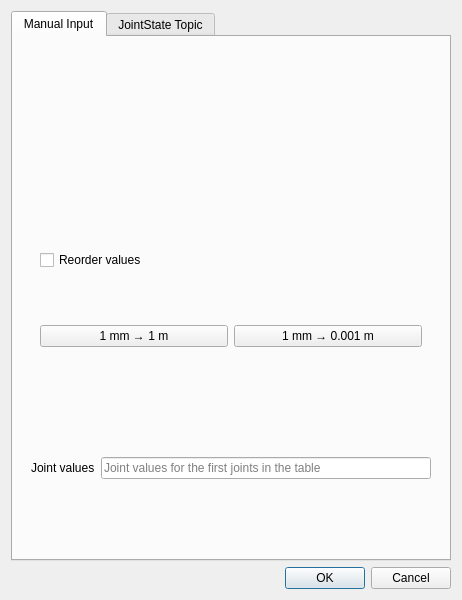
<?xml version="1.0" encoding="UTF-8"?>
<ui version="4.0">
 <class>SetJointValuesDialog</class>
 <widget class="QDialog" name="SetJointValuesDialog">
  <property name="geometry">
   <rect>
    <x>0</x>
    <y>0</y>
    <width>462</width>
    <height>600</height>
   </rect>
  </property>
  <property name="windowTitle">
   <string>FreeCAD - RobotCAD - Set Joint Values</string>
  </property>
  <layout class="QVBoxLayout" name="verticalLayout">
   <item>
    <widget class="QTabWidget" name="tab_input_type">
     <property name="currentIndex">
      <number>0</number>
     </property>
     <widget class="QWidget" name="tab_input_manual">
      <attribute name="title">
       <string>Manual Input</string>
      </attribute>
      <layout class="QVBoxLayout" name="verticalLayout_2">
       <item>
        <widget class="QWidget" name="table_container_widget" native="true">
         <layout class="QVBoxLayout" name="verticalLayout_4"/>
        </widget>
       </item>
       <item>
        <widget class="QWidget" name="widget_3" native="true">
         <layout class="QVBoxLayout" name="verticalLayout_5">
          <item>
           <widget class="QWidget" name="widget_5" native="true">
            <layout class="QHBoxLayout" name="horizontalLayout_4">
             <item>
              <widget class="QCheckBox" name="check_box_reorder_values">
               <property name="toolTip">
                <string>Activate to reorder values on drag-and-drop</string>
               </property>
               <property name="text">
                <string>Reorder values</string>
               </property>
              </widget>
             </item>
            </layout>
           </widget>
          </item>
          <item>
           <widget class="QWidget" name="widget_4" native="true">
            <layout class="QHBoxLayout" name="horizontalLayout_3">
             <item>
              <widget class="QPushButton" name="push_button_unit_x_to_x">
               <property name="toolTip">
                <string>Change units without changing values (to meters and radians)</string>
               </property>
               <property name="text">
                <string>1 mm → 1 m</string>
               </property>
              </widget>
             </item>
             <item>
              <widget class="QPushButton" name="push_button_unit_x_to_y">
               <property name="toolTip">
                <string>Change units and change values (to meters and radians)</string>
               </property>
               <property name="text">
                <string>1 mm → 0.001 m</string>
               </property>
              </widget>
             </item>
            </layout>
           </widget>
          </item>
         </layout>
        </widget>
       </item>
       <item>
        <widget class="QWidget" name="widget" native="true">
         <layout class="QHBoxLayout" name="horizontalLayout">
          <item>
           <widget class="QLabel" name="label">
            <property name="text">
             <string>Joint values</string>
            </property>
           </widget>
          </item>
          <item>
           <widget class="QLineEdit" name="line_edit_joint_values">
            <property name="toolTip">
             <string>Joint values for the first joints in the table according to the displayed units. Joints can be reordered in the table.</string>
            </property>
            <property name="placeholderText">
             <string>Joint values for the first joints in the table</string>
            </property>
           </widget>
          </item>
         </layout>
        </widget>
       </item>
      </layout>
     </widget>
     <widget class="QWidget" name="tab_input_topic">
      <attribute name="title">
       <string>JointState Topic</string>
      </attribute>
      <layout class="QVBoxLayout" name="verticalLayout_3">
       <item>
        <widget class="QWidget" name="widget_2" native="true">
         <layout class="QHBoxLayout" name="horizontalLayout_2">
          <item>
           <widget class="QLabel" name="label_topic">
            <property name="sizePolicy">
             <sizepolicy hsizetype="Minimum" vsizetype="Preferred">
              <horstretch>0</horstretch>
              <verstretch>0</verstretch>
             </sizepolicy>
            </property>
            <property name="text">
             <string>Topic:</string>
            </property>
           </widget>
          </item>
          <item>
           <widget class="QComboBox" name="comboBox"/>
          </item>
         </layout>
        </widget>
       </item>
       <item>
        <widget class="QTableView" name="tableView_2"/>
       </item>
       <item>
        <widget class="QCheckBox" name="checkBox">
         <property name="text">
          <string>CheckBox</string>
         </property>
        </widget>
       </item>
      </layout>
     </widget>
    </widget>
   </item>
   <item>
    <widget class="QDialogButtonBox" name="button_box">
     <property name="orientation">
      <enum>Qt::Horizontal</enum>
     </property>
     <property name="standardButtons">
      <set>QDialogButtonBox::Cancel|QDialogButtonBox::Ok</set>
     </property>
    </widget>
   </item>
  </layout>
 </widget>
 <resources/>
 <connections>
  <connection>
   <sender>button_box</sender>
   <signal>accepted()</signal>
   <receiver>SetJointValuesDialog</receiver>
   <slot>accept()</slot>
   <hints>
    <hint type="sourcelabel">
     <x>248</x>
     <y>254</y>
    </hint>
    <hint type="destinationlabel">
     <x>157</x>
     <y>274</y>
    </hint>
   </hints>
  </connection>
  <connection>
   <sender>button_box</sender>
   <signal>rejected()</signal>
   <receiver>SetJointValuesDialog</receiver>
   <slot>reject()</slot>
   <hints>
    <hint type="sourcelabel">
     <x>316</x>
     <y>260</y>
    </hint>
    <hint type="destinationlabel">
     <x>286</x>
     <y>274</y>
    </hint>
   </hints>
  </connection>
 </connections>
</ui>
